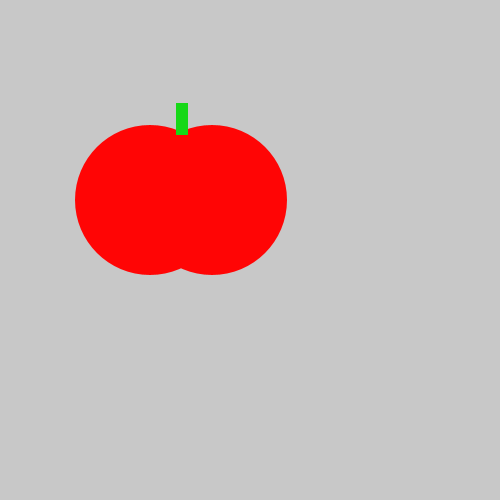
Frame 1 (no input)
Frame 60 (the mouse pressed at the canvas centre just before this capture): identical to frame 1, image omitted
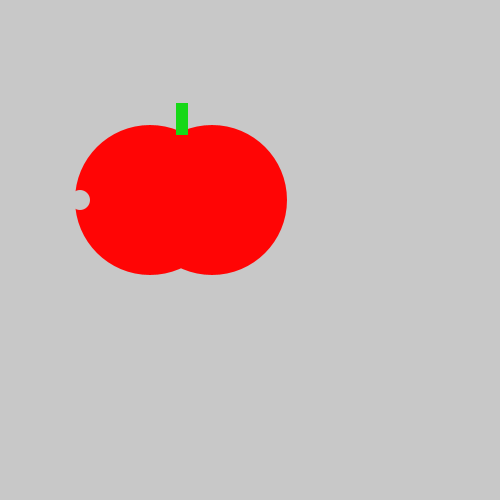
Frame 120 (the mouse held since frame 60 and released just before this capture)

The Processing sketch that drew these frames (run headless with seeded random() and noise(); from frame 60 on, the mouse is pressed at the canvas centre):

// Processing sketch: tasty_tomato
// ── tasty_tomato.pde
void setup() {
    size(500, 500);
}
void draw() {
    background(200, 200, 200);
    noStroke();
    fill(#FF0505);
    ellipse(150, 200, 150, 150);
   
    ellipse(212, 200, 150, 150);
   fill(#16D817);
    rect(176, 103, 12, 32);
  
    
    if(mousePressed){
    fill(#C8C8C8);
    ellipse(80,200, 20,20);}
}
